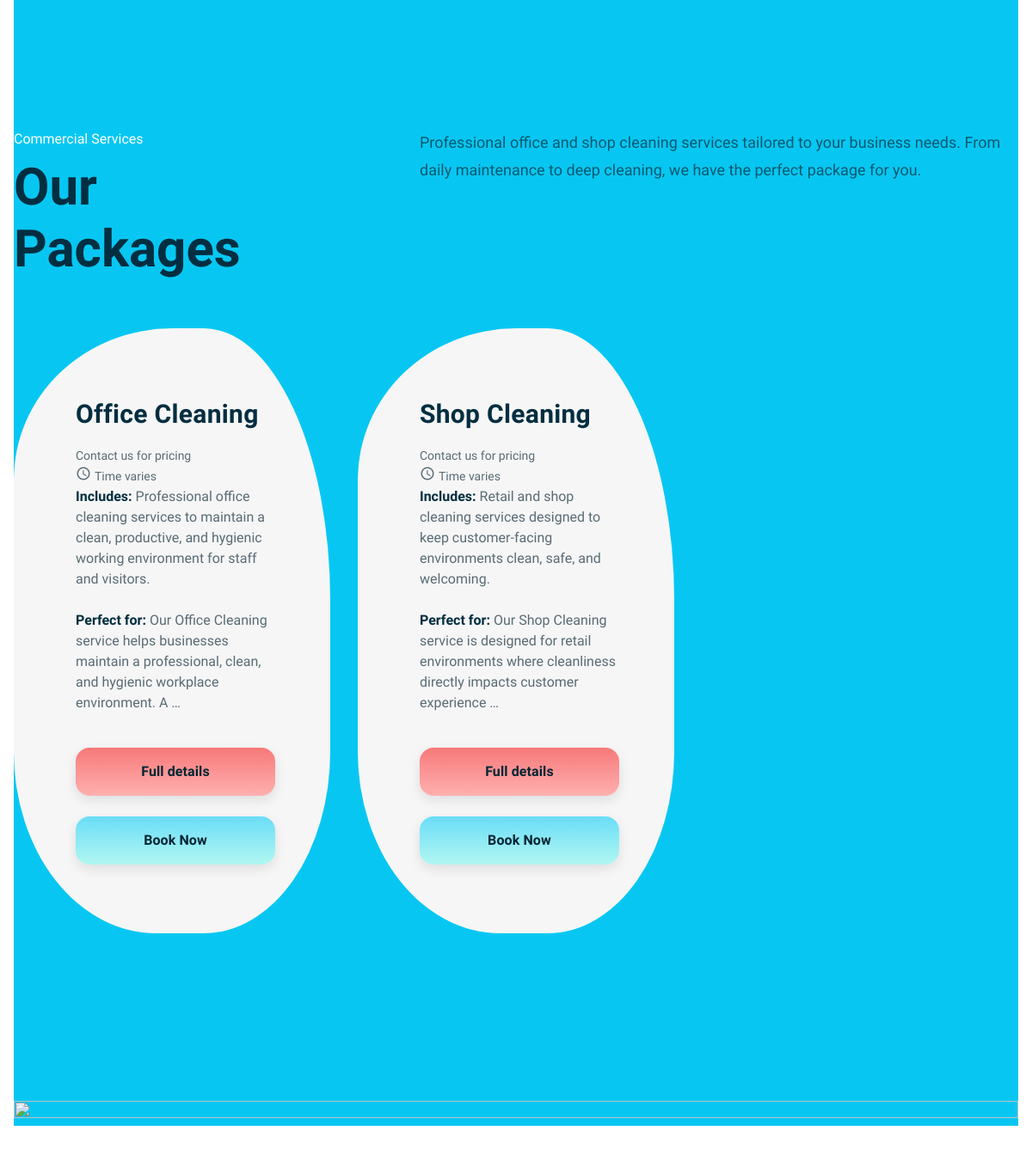
The app's page /office-shop-cleaning/ (middle part), older data.
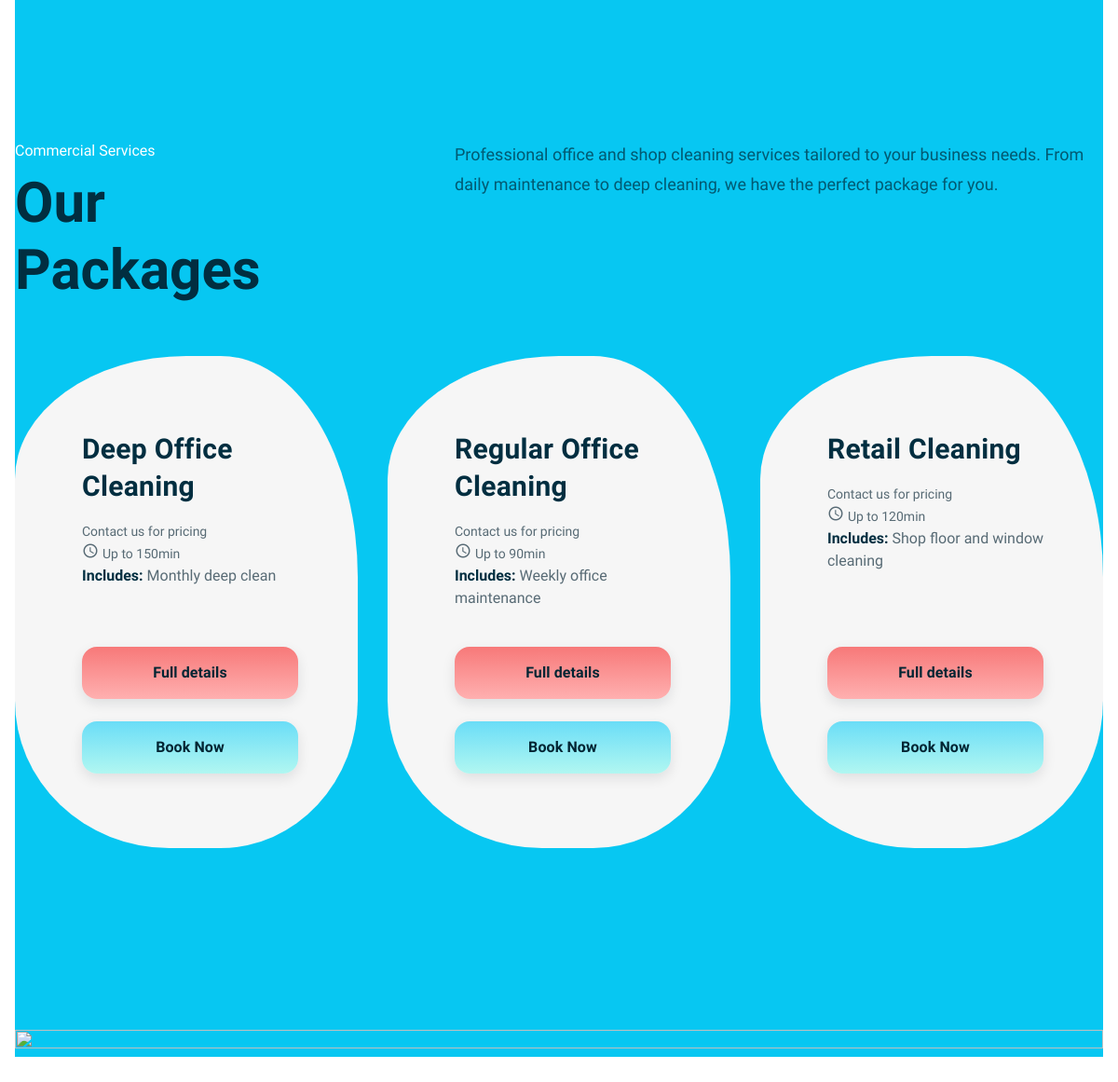
The same page, newer data.
### services/models.py (models this page shows, shortened)
class SubService(models.Model):
    service_group = models.CharField(max_length=40, choices=SERVICE_GROUP_CHOICES)
    name = models.CharField(max_length=120)
    slug = models.SlugField(unique=True)
    short_description = models.CharField(max_length=255, blank=True)
    long_description = models.TextField(blank=True)
    requires_address = models.BooleanField(default=True)
    active = models.BooleanField(default=True)
    min_price = models.DecimalField(
        max_digits=8,
        decimal_places=2,
        null=True,
        blank=True,
        validators=[MinValueValidator(Decimal("0.00"))],
        help_text="Lower end of price range (e.g., 46.00)"
    )
    max_price = models.DecimalField(
        max_digits=8,
        decimal_places=2,
        null=True,
        blank=True,
        validators=[MinValueValidator(Decimal("0.00"))],
        help_text="Upper end of price range (e.g., 77.00)"
    )
    duration_minutes = models.PositiveIntegerField(
        null=True,
        blank=True,
        help_text="Estimated duration in minutes (e.g., 90)"
    )
    class Meta:
        ordering = ["service_group", "name"]

### pages/views.py (the view)
# urls.py: path("office-shop-cleaning/", views.office_shop_cleaning, name="office_shop_cleaning"),
def office_shop_cleaning(request):
    from services.models import SubService
    subservices = SubService.objects.filter(service_group='office-shop-cleaning', active=True)
    context = {
        'subservices': subservices,
    }
    return render(request, "pages/office_shop_cleaning.html", context)

### templates/pages/office_shop_cleaning.html (shortened to what the changed rows need)
{% extends "base.html" %}
{% block content %}
<div class="mad-content no-pd">
    <div class="container">
        <div class="mad-section with-separator-both mad-section--stretched mad-colorizer--scheme-color-4">
            <div class="content-element-3">
                <div class="row">
                    <div class="col-lg-4">
                        <h2>Our Packages</h2>
                    </div>
                </div>
            </div>
            <div class="mad-pricing-tables item-col-3">
                {% for subservice in subservices %}
                <div class="mad-col">
                    <article class="mad-pricing-table">
                        <div class="mad-pt-header">
                            <h3 class="mad-pricing-table-title">{{ subservice.name }}</h3>
                            <div class="d-flex justify-content-between align-items-center mb-2">
                                <div>
                                    {% if subservice.min_price and subservice.max_price %}
                                    <span class="mad-text-small">£{{ subservice.min_price }} - £{{ subservice.max_price
                                        }}</span>
                                    {% else %}
                                    <span class="mad-text-small">Contact us for pricing</span>
                                    {% endif %}
                                </div>
                                <div class="d-flex align-items-center" style="gap:6px;">
                                    <i class="material-icons" style="font-size:18px;">schedule</i>
                                    {% if subservice.duration_minutes %}
                                    <span class="mad-text-small">Up to {{ subservice.duration_minutes }}min</span>
                                    {% else %}
                                    <span class="mad-text-small">Time varies</span>
                                    {% endif %}
                                </div>
                            </div>
                            {% if subservice.short_description %}
                            <p><b>Includes:</b> {{ subservice.short_description|safe }}</p>
                            {% endif %}
                            {% if subservice.long_description %}
                            <p><b>Perfect for:</b> {{ subservice.long_description|truncatewords:15 }}</p>
                            {% endif %}
                        </div>
                        <div class="mad-pricing-table-content">
                            <div class="row">
                                <div class="col-sm-12">
                                    <a href="{% url 'services:subservice_detail' group_slug='home-cleaning' subservice_slug=subservice.slug %}"
                                        class="btn btn-style-2 w-100 mb-2">
                                        <span>Full details</span>
                                    </a>
                                    <a href="{% url 'bookings:book_subservice' subservice.slug %}" class="btn w-100">
                                        <span>Book Now</span>
                                    </a>
                                </div>
                            </div>
                        </div>
                    </article>
                </div>
                {% empty %}
                <div class="col-12">
                    <p>No home cleaning services available at the moment. Please check back soon.</p>
                </div>
                {% endfor %}
            </div>
        </div>
    </div>
</div>
{% endblock %}

Row changes from the older to the newer data that the page shows:
no longer on this page (row edited): SubService: name "Office Cleaning", shows "Contact us for pricing", shows "Time varies", short_description "Professional office cleaning services to maintain a clean, productive, and hygienic working environment for staff and visitors.", long_description "Our Office Cleaning service helps businesses maintain a professional, clean, and hygienic workplace environment. A …"
no longer on this page (row edited): SubService: name "Shop Cleaning", shows "Contact us for pricing", shows "Time varies", short_description "Retail and shop cleaning services designed to keep customer-facing environments clean, safe, and welcoming.", long_description "Our Shop Cleaning service is designed for retail environments where cleanliness directly impacts customer experience …"
added SubService: name "Deep Office Cleaning", min_price "Contact us for pricing", duration_minutes "150", short_description "Monthly deep clean"
now on this page (row edited): SubService: name "Regular Office Cleaning", min_price "Contact us for pricing", duration_minutes "90", short_description "Weekly office maintenance"
added SubService: name "Retail Cleaning", min_price "Contact us for pricing", duration_minutes "120", short_description "Shop floor and window cleaning"
